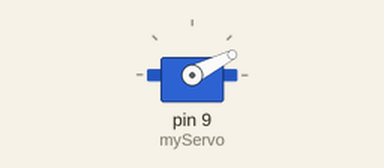
Recording of a sketch running on a simulated Arduino Uno, built with avr-gcc and run on an emulated ATmega328P. Shown: servo. At 4.5 s the program stops and its outputs stay as they are.

Above: at 0.15 s.
At 1.0 s:
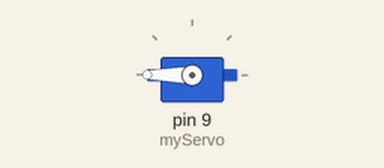
At 4.07 s:
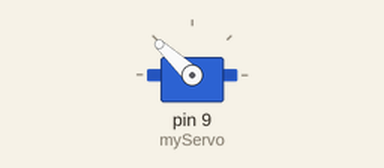
At 4.5 s:
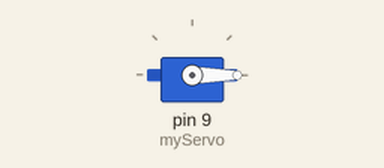
Timing chart, 0 to 6.0 s (numbered marks = the images above):
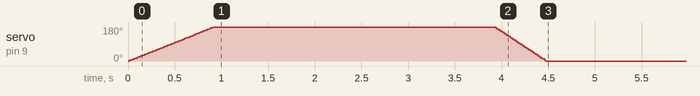

Measured:
- by itself, servo on pin 9 (myServo): rises from 0° to 180° in 0.90 s, then falls to 0° in 3.6 s

The sketch:

test_servo_180.ino
```cpp
#include <Servo.h>

Servo myServo;

void setup() {
  myServo.attach(9);

  for (int pos = 0; pos <= 180; pos++) {
    myServo.write(pos);
    delay(5);
  }

  delay(3000);

  for (int pos = 180; pos >= 0; pos--) {
    myServo.write(pos);
    delay(3);
  }

  while (true) {
  }
}

void loop() {
}
```
